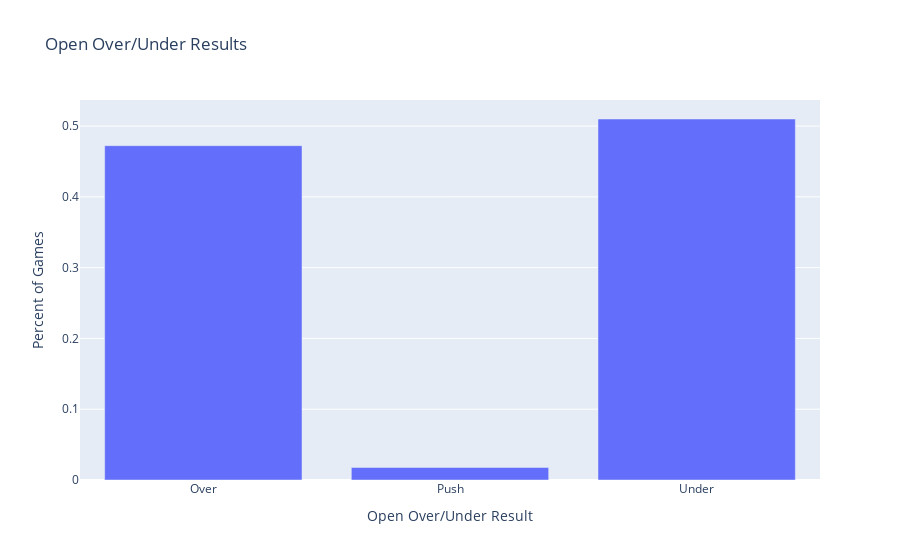
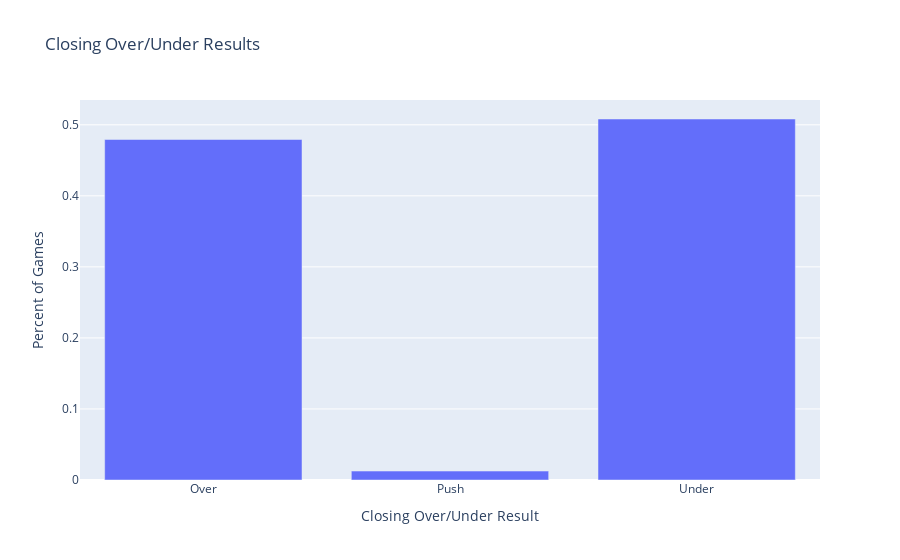

The notebook cell saved with these charts, in order:
### Code cell
# What hits more, the over or the under?

open_ou_percents = over_under.groupby(by=['Open Over/Under Result']).count().Date
open_ou_percents = open_ou_percents.rename('Total Games').reset_index()
open_ou_percents['Percent of Games'] = open_ou_percents['Total Games']/sum(open_ou_percents['Total Games'])
closing_ou_percents = over_under.groupby(by=['Closing Over/Under Result']).count().Date
closing_ou_percents = closing_ou_percents.rename('Total Games').reset_index()
closing_ou_percents['Percent of Games'] = closing_ou_percents['Total Games']/sum(closing_ou_percents['Total Games'])

fig = px.bar(open_ou_percents, x='Open Over/Under Result', y = 'Percent of Games', hover_data = ['Total Games'],
            title = 'Open Over/Under Results')
fig.show()

fig = px.bar(closing_ou_percents, x='Closing Over/Under Result', y = 'Percent of Games', hover_data = ['Total Games'],
            title = 'Closing Over/Under Results')
fig.show()

### Figure 1 — Plotly figure (JSON) as saved in the notebook; plotly's stock layout.template omitted (floating-point values rounded to 4 significant figures)
{"data": [{"alignmentgroup": "True", "customdata": [[1015], [38], [1096]], "hovertemplate": "Open Over/Under Result=%{x}<br>Percent of Games=%{y}<br>Total Games=%{customdata[0]}<extra></extra>", "legendgroup": "", "marker": {"color": "#636efa"}, "name": "", "offsetgroup": "", "orientation": "v", "showlegend": false, "textposition": "auto", "type": "bar", "x": ["Over", "Push", "Under"], "xaxis": "x", "y": [0.4723, 0.01768, 0.51], "yaxis": "y"}], "layout": {"barmode": "relative", "legend": {"tracegroupgap": 0}, "title": {"text": "Open Over/Under Results"}, "xaxis": {"anchor": "y", "domain": [0, 1], "title": {"text": "Open Over/Under Result"}}, "yaxis": {"anchor": "x", "domain": [0, 1], "title": {"text": "Percent of Games"}}}}

### Figure 2 — Plotly figure (JSON) as saved in the notebook; plotly's stock layout.template omitted (floating-point values rounded to 4 significant figures)
{"data": [{"alignmentgroup": "True", "customdata": [[1030], [27], [1092]], "hovertemplate": "Closing Over/Under Result=%{x}<br>Percent of Games=%{y}<br>Total Games=%{customdata[0]}<extra></extra>", "legendgroup": "", "marker": {"color": "#636efa"}, "name": "", "offsetgroup": "", "orientation": "v", "showlegend": false, "textposition": "auto", "type": "bar", "x": ["Over", "Push", "Under"], "xaxis": "x", "y": [0.4793, 0.01256, 0.5081], "yaxis": "y"}], "layout": {"barmode": "relative", "legend": {"tracegroupgap": 0}, "title": {"text": "Closing Over/Under Results"}, "xaxis": {"anchor": "y", "domain": [0, 1], "title": {"text": "Closing Over/Under Result"}}, "yaxis": {"anchor": "x", "domain": [0, 1], "title": {"text": "Percent of Games"}}}}
